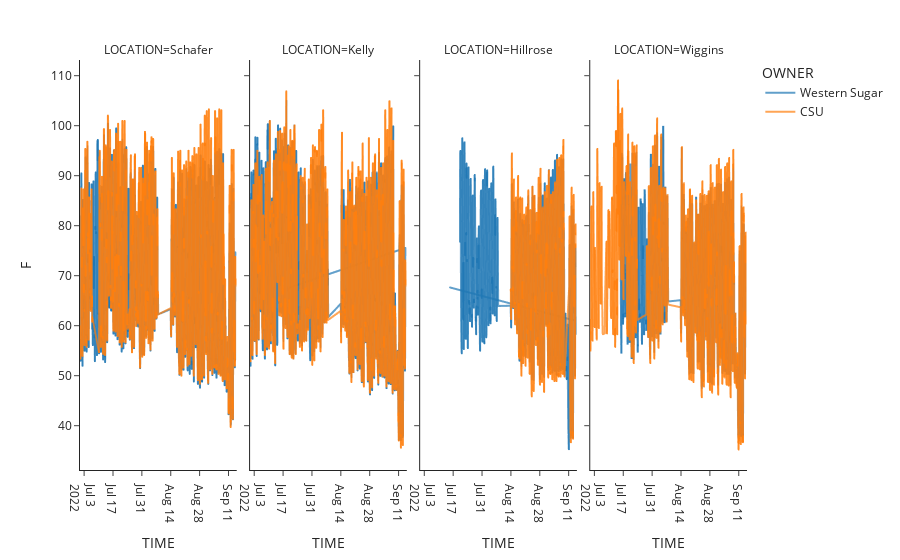

The cell this chart's notebook holds for it:
### Markdown cell above
#### Timeseries Plots Stratified by Location

### Code cell
fig_temp_time = px.line(
    df, 
    x="TIME", 
    y="F",
    color = 'OWNER',
    facet_col="LOCATION",
    template='simple_white'
)
fig_temp_time.update_traces(opacity=0.7)
fig_temp_time.show()

### Figure 1 — Plotly figure (JSON) as saved in the notebook; plotly's stock layout.template omitted (floating-point values rounded to 4 significant figures; data arrays with more than 128 entries replaced by an {"elided": "..."} marker saying what was removed)
{"data": [{"hovertemplate": "OWNER=Western Sugar<br>LOCATION=Schafer<br>TIME=%{x}<br>F=%{y}<extra></extra>", "legendgroup": "Western Sugar", "line": {"color": "#1F77B4", "dash": "solid"}, "mode": "lines", "name": "Western Sugar", "opacity": 0.7, "showlegend": true, "type": "scattergl", "x": {"elided": "1667 str values"}, "xaxis": "x", "y": {"elided": "1667 float values"}, "yaxis": "y"}, {"hovertemplate": "OWNER=Western Sugar<br>LOCATION=Kelly<br>TIME=%{x}<br>F=%{y}<extra></extra>", "legendgroup": "Western Sugar", "line": {"color": "#1F77B4", "dash": "solid"}, "mode": "lines", "name": "Western Sugar", "opacity": 0.7, "showlegend": false, "type": "scattergl", "x": {"elided": "1668 str values"}, "xaxis": "x2", "y": {"elided": "1668 float values"}, "yaxis": "y2"}, {"hovertemplate": "OWNER=Western Sugar<br>LOCATION=Hillrose<br>TIME=%{x}<br>F=%{y}<extra></extra>", "legendgroup": "Western Sugar", "line": {"color": "#1F77B4", "dash": "solid"}, "mode": "lines", "name": "Western Sugar", "opacity": 0.7, "showlegend": false, "type": "scattergl", "x": {"elided": "1215 str values"}, "xaxis": "x3", "y": {"elided": "1215 float values"}, "yaxis": "y3"}, {"hovertemplate": "OWNER=Western Sugar<br>LOCATION=Wiggins<br>TIME=%{x}<br>F=%{y}<extra></extra>", "legendgroup": "Western Sugar", "line": {"color": "#1F77B4", "dash": "solid"}, "mode": "lines", "name": "Western Sugar", "opacity": 0.7, "showlegend": false, "type": "scattergl", "x": {"elided": "1330 str values"}, "xaxis": "x4", "y": {"elided": "1330 float values"}, "yaxis": "y4"}, {"hovertemplate": "OWNER=CSU<br>LOCATION=Schafer<br>TIME=%{x}<br>F=%{y}<extra></extra>", "legendgroup": "CSU", "line": {"color": "#FF7F0E", "dash": "solid"}, "mode": "lines", "name": "CSU", "opacity": 0.7, "showlegend": true, "type": "scattergl", "x": {"elided": "1448 str values"}, "xaxis": "x", "y": {"elided": "1448 float values"}, "yaxis": "y"}, {"hovertemplate": "OWNER=CSU<br>LOCATION=Kelly<br>TIME=%{x}<br>F=%{y}<extra></extra>", "legendgroup": "CSU", "line": {"color": "#FF7F0E", "dash": "solid"}, "mode": "lines", "name": "CSU", "opacity": 0.7, "showlegend": false, "type": "scattergl", "x": {"elided": "1481 str values"}, "xaxis": "x2", "y": {"elided": "1481 float values"}, "yaxis": "y2"}, {"hovertemplate": "OWNER=CSU<br>LOCATION=Hillrose<br>TIME=%{x}<br>F=%{y}<extra></extra>", "legendgroup": "CSU", "line": {"color": "#FF7F0E", "dash": "solid"}, "mode": "lines", "name": "CSU", "opacity": 0.7, "showlegend": false, "type": "scattergl", "x": {"elided": "702 str values"}, "xaxis": "x3", "y": {"elided": "702 float values"}, "yaxis": "y3"}, {"hovertemplate": "OWNER=CSU<br>LOCATION=Wiggins<br>TIME=%{x}<br>F=%{y}<extra></extra>", "legendgroup": "CSU", "line": {"color": "#FF7F0E", "dash": "solid"}, "mode": "lines", "name": "CSU", "opacity": 0.7, "showlegend": false, "type": "scattergl", "x": {"elided": "1239 str values"}, "xaxis": "x4", "y": {"elided": "1239 float values"}, "yaxis": "y4"}], "layout": {"annotations": [{"font": {}, "showarrow": false, "text": "LOCATION=Schafer", "x": 0.1175, "xanchor": "center", "xref": "paper", "y": 1, "yanchor": "bottom", "yref": "paper"}, {"font": {}, "showarrow": false, "text": "LOCATION=Kelly", "x": 0.3725, "xanchor": "center", "xref": "paper", "y": 1, "yanchor": "bottom", "yref": "paper"}, {"font": {}, "showarrow": false, "text": "LOCATION=Hillrose", "x": 0.6275, "xanchor": "center", "xref": "paper", "y": 1, "yanchor": "bottom", "yref": "paper"}, {"font": {}, "showarrow": false, "text": "LOCATION=Wiggins", "x": 0.8825, "xanchor": "center", "xref": "paper", "y": 1, "yanchor": "bottom", "yref": "paper"}], "autosize": true, "legend": {"title": {"text": "OWNER"}, "tracegroupgap": 0}, "margin": {"t": 60}, "xaxis": {"anchor": "y", "autorange": true, "domain": [0, 0.235], "range": ["2022-07-01", "2022-09-15"], "title": {"text": "TIME"}, "type": "date"}, "xaxis2": {"anchor": "y2", "autorange": true, "domain": [0.255, 0.49], "matches": "x", "range": ["2022-07-01", "2022-09-15"], "title": {"text": "TIME"}, "type": "date"}, "xaxis3": {"anchor": "y3", "autorange": true, "domain": [0.51, 0.745], "matches": "x", "range": ["2022-07-01", "2022-09-15"], "title": {"text": "TIME"}, "type": "date"}, "xaxis4": {"anchor": "y4", "autorange": true, "domain": [0.765, 1.0], "matches": "x", "range": ["2022-07-01", "2022-09-15"], "title": {"text": "TIME"}, "type": "date"}, "yaxis": {"anchor": "x", "autorange": true, "domain": [0, 1], "range": [31.14, 113.1], "title": {"text": "F"}, "type": "linear"}, "yaxis2": {"anchor": "x2", "autorange": true, "domain": [0, 1], "matches": "y", "range": [31.14, 113.1], "showticklabels": false, "type": "linear"}, "yaxis3": {"anchor": "x3", "autorange": true, "domain": [0, 1], "matches": "y", "range": [31.14, 113.1], "showticklabels": false, "type": "linear"}, "yaxis4": {"anchor": "x4", "autorange": true, "domain": [0, 1], "matches": "y", "range": [31.14, 113.1], "showticklabels": false, "type": "linear"}}}
